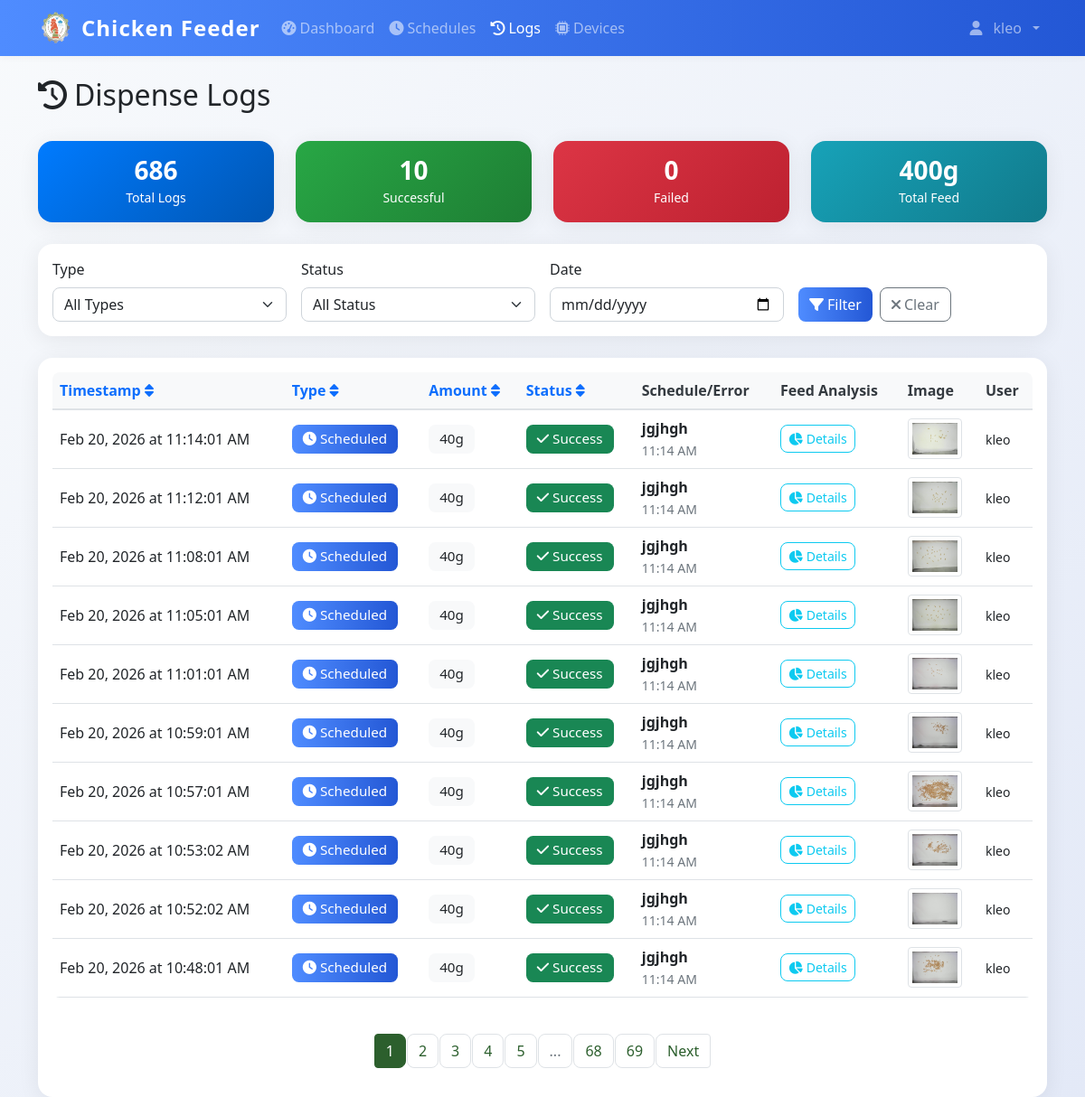
The page /logs (signed in) on the database as committed earlier.
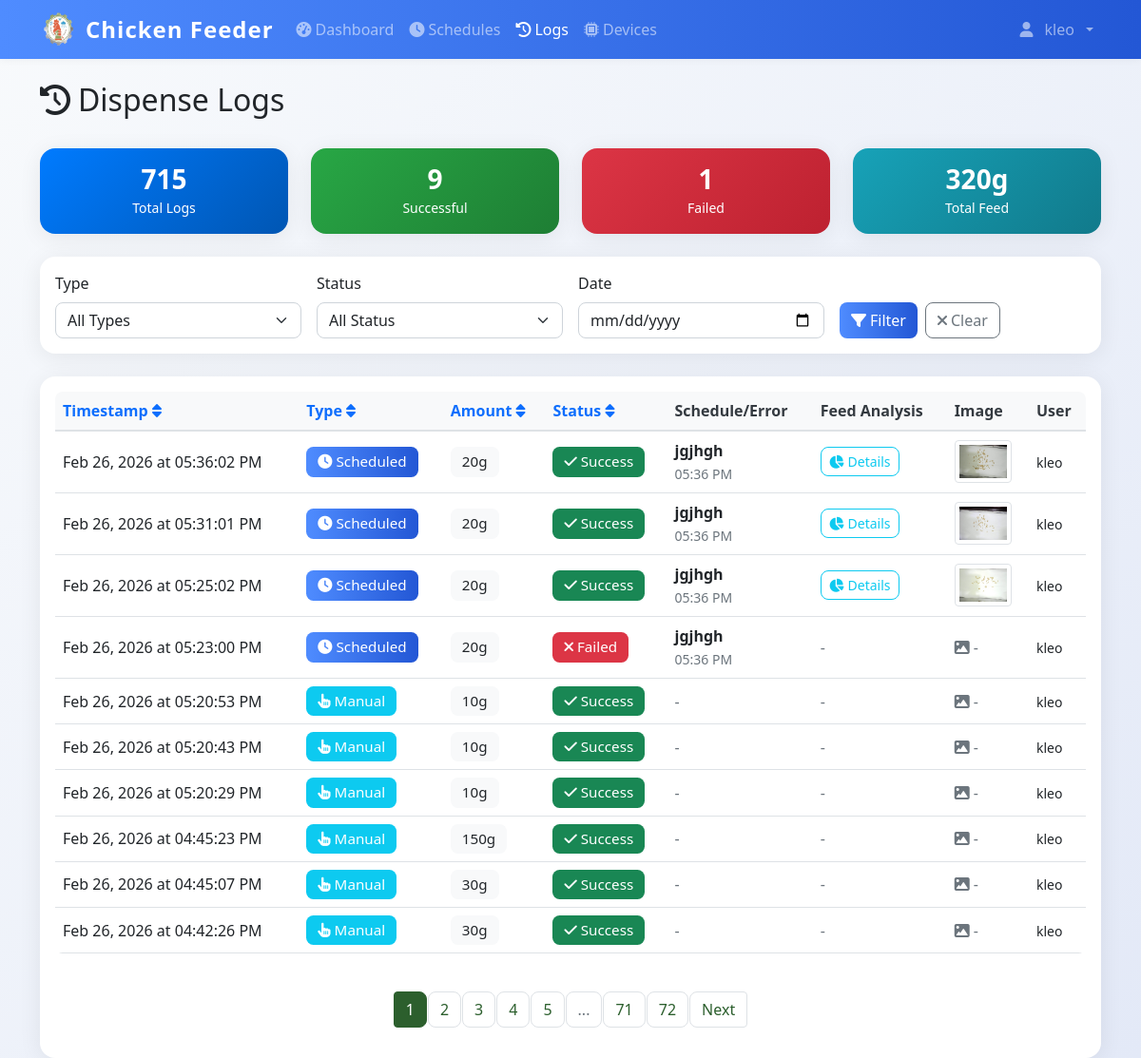
The same page on the database as committed later.
### models.py (models this page shows)
class DispenseLog(db.Model):
    id = db.Column(db.Integer, primary_key=True)
    timestamp = db.Column(db.DateTime, default=datetime.now, nullable=False)
    amount_grams = db.Column(db.Integer, nullable=False)
    trigger_type = db.Column(db.String(20), nullable=False)
    schedule_id = db.Column(db.Integer, db.ForeignKey('feed_schedule.id'), nullable=True)
    status = db.Column(db.String(20), default='success')
    error_message = db.Column(db.Text, nullable=True)
    image_path = db.Column(db.String(255), nullable=True)  # Path to captured feed image
    pellet_count = db.Column(db.Integer, nullable=True)  # Number of pellets detected in image
    grams_detected = db.Column(db.Float, nullable=True)  # Estimated grams of pellets in feeder
    grams_dispensed = db.Column(db.Integer, nullable=True)  # Actual amount dispensed by servo
    triggered_by = db.Column(db.Integer, db.ForeignKey('user.id'), nullable=True)
    schedule = db.relationship('FeedSchedule', backref=db.backref('dispense_logs', lazy=True))
    user = db.relationship('User', backref=db.backref('dispense_logs', lazy=True))

class FeedSchedule(db.Model):
    id = db.Column(db.Integer, primary_key=True)
    name = db.Column(db.String(100), nullable=False)
    feed_time = db.Column(db.Time, nullable=False)
    amount_grams = db.Column(db.Integer, nullable=False)
    is_active = db.Column(db.Boolean, default=True)
    created_by = db.Column(db.Integer, db.ForeignKey('user.id'), nullable=False)
    created_at = db.Column(db.DateTime, default=datetime.now)
    user = db.relationship('User', backref=db.backref('schedules', lazy=True))

class User(UserMixin, db.Model):
    id = db.Column(db.Integer, primary_key=True)
    username = db.Column(db.String(80), unique=True, nullable=False)
    email = db.Column(db.String(120), unique=True, nullable=False)
    password_hash = db.Column(db.String(120), nullable=False)
    iot_device_url = db.Column(db.String(255), nullable=True)  # e.g., 'http://192.168.1.100:5000' or 'pi_klei'
    is_admin = db.Column(db.Boolean, default=True)
    created_at = db.Column(db.DateTime, default=datetime.now)

### app.py (the view)
@app.route('/logs')
@login_required
def logs():
    page = request.args.get('page', 1, type=int)
    if not current_user.is_admin:
        logs = DispenseLog.query.filter_by(triggered_by=current_user.id).order_by(DispenseLog.timestamp.desc()).paginate(
            page=page, per_page=10, error_out=False
        )
    else:
        logs = DispenseLog.query.order_by(DispenseLog.timestamp.desc()).paginate(
            page=page, per_page=10, error_out=False
        )
    return render_template('logs.html', logs=logs)

### app.py (called while the page is built)
@login_manager.user_loader
def load_user(user_id):
    return db.session.get(User, int(user_id))

@app.context_processor
def inject_datetime():
    return {'datetime': datetime}

@app.before_request
def restrict_admin_from_user_pages():
    if current_user.is_authenticated and getattr(current_user, 'is_admin', False):
        if not request.path.startswith('/admin'):
            if not request.path.startswith('/static') and not request.path.startswith('/logout'):
                return redirect(url_for('admin.dashboard'))

### templates/logs.html (shortened to what the changed rows need)
{% extends "base.html" %}
{% block content %}
<div class="container mt-4">
    <div class="row mb-4">
        <div class="col">
            <h1 class="h2">
                <i class="fas fa-history me-2"></i>Dispense Logs
            </h1>
        </div>
    </div>
    {% if not logs or not logs.items %}
    <div class="text-center text-muted py-5">
        <i class="fas fa-clipboard-list fa-4x mb-3"></i>
        <h4>No Logs Available</h4>
        <p class="mb-4">No log data found. Dispense logs will appear here once you start feeding.</p>
        <a href="{{ url_for('dashboard') }}" class="btn btn-primary">
            <i class="fas fa-tachometer-alt me-2"></i>Go to Dashboard
        </a>
    </div>
    {% else %}
    <div class="row my-4">
        <div class="col-md-3">
            <div class="card bg-primary text-white">
                <div class="card-body text-center">
                    <h3 class="mb-0">{{ logs.total }}</h3>
                    <small>Total Logs</small>
                </div>
            </div>
        </div>
        <div class="col-md-3">
            <div class="card bg-success text-white">
                <div class="card-body text-center">
                    <h3 class="mb-0">{{ logs.items|selectattr('status', 'equalto', 'success')|list|length }}</h3>
                    <small>Successful</small>
                </div>
            </div>
        </div>
        <div class="col-md-3">
            <div class="card bg-danger text-white">
                <div class="card-body text-center">
                    <h3 class="mb-0">{{ logs.items|selectattr('status', 'equalto', 'failure')|list|length }}</h3>
                    <small>Failed</small>
                </div>
            </div>
        </div>
        <div class="col-md-3">
            <div class="card bg-info text-white">
                <div class="card-body text-center">
                    <h3 class="mb-0">{{ logs.items|sum(attribute='amount_grams') }}g</h3>
                    <small>Total Feed</small>
                </div>
            </div>
        </div>
    </div>
    <div class="card mb-4">
        <div class="card-body">
            <div class="row g-3">
                <div class="col-md-3">
                    <label for="filter-type" class="form-label">Type</label>
                    <select class="form-select" id="filter-type">
                        <option value="">All Types</option>
                    </select>
                </div>
                <div class="col-md-3">
                    <label for="filter-status" class="form-label">Status</label>
                    <select class="form-select" id="filter-status">
                        <option value="">All Status</option>
                    </select>
                </div>
                <div class="col-md-3">
                    <label for="filter-date" class="form-label">Date</label>
                    <input type="date" class="form-control" id="filter-date">
                </div>
                <div class="col-md-3">
                    <label class="form-label">&nbsp;</label>
                    <div class="d-flex gap-2">
                        <button class="btn btn-primary" onclick="applyFilters()">
                            <i class="fas fa-filter me-1"></i>Filter
                        </button>
                        <button class="btn btn-outline-secondary" onclick="clearFilters()">
                            <i class="fas fa-times me-1"></i>Clear
                        </button>
                    </div>
                </div>
            </div>
        </div>
    </div>
    <div class="card">
        <div class="card-body">
            {% if logs.items %}
            <div class="table-responsive">
                <table class="table table-hover">
                    <thead>
                        <tr>
                            <th>
                                <a href="#" onclick="sortTable('timestamp')" class="text-decoration-none">
                                    Timestamp <i class="fas fa-sort"></i>
                                </a>
                            </th>
                            <th>
                                <a href="#" onclick="sortTable('type')" class="text-decoration-none">
                                    Type <i class="fas fa-sort"></i>
                                </a>
                            </th>
                            <th>
                                <a href="#" onclick="sortTable('amount')" class="text-decoration-none">
                                    Amount <i class="fas fa-sort"></i>
                                </a>
                            </th>
                            <th>
                                <a href="#" onclick="sortTable('status')" class="text-decoration-none">
                                    Status <i class="fas fa-sort"></i>
                                </a>
                            </th>
                            <th>Schedule/Error</th>
                            <th>Feed Analysis</th>
                            <th>Image</th>
                            <th>User</th>
                        </tr>
                    </thead>
                    <tbody id="logs-table-body">
                        {% for log in logs.items %}
                        <tr class="log-row"
                            data-type="{{ log.trigger_type }}"
                            data-status="{{ log.status }}"
                            data-date="{{ log.timestamp.strftime('%Y-%m-%d') }}">
                            <td>
                                {{ log.timestamp.strftime('%b %d, %Y at %I:%M:%S %p') }}
                            </td>
                            <td>
                                {% if log.trigger_type == 'manual' %}
                                    <span class="badge bg-info">
                                        <i class="fas fa-hand-pointer me-1"></i>Manual
                                    </span>
                                {% else %}
                                    <span class="badge bg-primary">
                                        <i class="fas fa-clock me-1"></i>Scheduled
                                    </span>
                                {% endif %}
                            </td>
                            <td>
                                <span class="badge bg-light text-dark">{{ log.amount_grams }}g</span>
                            </td>
                            <td>
                                {% if log.status == 'success' %}
                                    <span class="badge bg-success">
                                        <i class="fas fa-check me-1"></i>Success
                                    </span>
                                {% else %}
                                    <span class="badge bg-danger">
                                        <i class="fas fa-times me-1"></i>Failed
                                    </span>
                                {% endif %}
                            </td>
                            <td style="max-width: 350px;">
                                {% if log.schedule %}
                                    <div>
                                        <strong>{{ log.schedule.name }}</strong>
                                    </div>
                                    <small class="text-muted">{{ log.schedule.feed_time.strftime('%I:%M %p') }}</small>
                                {% elif log.error_message %}
                                    <div class="text-danger" title="{{ log.error_message }}" style="cursor: help;">
                                        <i class="fas fa-exclamation-triangle me-1"></i>
                                        <small>{{ log.error_message[:100] }}{% if log.error_message|length > 100 %}...{% endif %}</small>
                                    </div>
                                {% else %}
                                    <span class="text-muted">-</span>
                                {% endif %}
                            </td>
                            <td>
                                {% if log.pellet_count is not none or log.grams_detected is not none or log.grams_dispensed is not none %}
                                    <button class="btn btn-sm btn-outline-info"
                                            onclick="showFeedDetails({{ log.pellet_count or 0 }}, {{ log.grams_detected or 0 }}, {{ log.grams_dispensed or 0 }}, {{ log.amount_grams }})"
                                            title="View feed analysis details">
                                        <i class="fas fa-chart-pie me-1"></i>Details
                                    </button>
                                {% else %}
                                    <span class="text-muted">-</span>
                                {% endif %}
                            </td>
                            <td>
                                {% if log.image_path %}
                                    <img src="{{ url_for('static', filename=log.image_path) }}"
                                         alt="Feed Image"
                                         class="img-thumbnail"
                                         style="width: 60px; height: 45px; object-fit: cover; cursor: pointer;"
                                         onclick="viewImage('{{ url_for('static', filename=log.image_path) }}', {{ log.id }})"
                                         title="Click to view full image">
                                {% else %}
                                    <span class="text-muted"><i class="fas fa-image"></i> -</span>
                                {% endif %}
                            </td>
                            <td>
                                {% if log.user %}
                                    <small>{{ log.user.username }}</small>
                                {% else %}
                                    <small class="text-muted">System</small>
                                {% endif %}
                            </td>
                        </tr>
                        {% endfor %}
                    </tbody>
                </table>
            </div>
            {% if logs.pages > 1 %}
            <nav aria-label="Logs pagination" class="mt-4">
                <ul class="pagination justify-content-center">
                    {% for page_num in logs.iter_pages() %}
                        {% if page_num %}
                            {% if page_num != logs.page %}
                                <li class="page-item">
                                    <a class="page-link" href="{{ url_for('logs', page=page_num) }}">{{ page_num }}</a>
                                </li>
                            {% else %}
                                <li class="page-item active">
                                    <span class="page-link">{{ page_num }}</span>
                                </li>
                            {% endif %}
                        {% else %}
                            <li class="page-item disabled">
                                <span class="page-link">...</span>
                            </li>
                        {% endif %}
                    {% endfor %}
                    {% if logs.has_next %}
                        <li class="page-item">
                            <a class="page-link" href="{{ url_for('logs', page=logs.next_num) }}">Next</a>
                        </li>
                    {% endif %}
                </ul>
            </nav>
            {% endif %}
            {% endif %}
        </div>
    </div>
</div>
{% endif %}
{% endblock %}

Rows that differ between the two databases and show on the page:
no longer on this page (row unchanged): DispenseLog: timestamp "Feb 20, 2026 at 11:14:01 AM", trigger_type "scheduled" (drawn), amount_grams "40", status "success" (drawn), schedule.name "jgjhgh", schedule.feed_time "11:14 AM", image_path (picture), user.username "kleo"
no longer on this page (row unchanged): DispenseLog: timestamp "Feb 20, 2026 at 11:12:01 AM", trigger_type "scheduled" (drawn), amount_grams "40", status "success" (drawn), schedule.name "jgjhgh", schedule.feed_time "11:14 AM", image_path (picture), user.username "kleo"
no longer on this page (row unchanged): DispenseLog: timestamp "Feb 20, 2026 at 11:08:01 AM", trigger_type "scheduled" (drawn), amount_grams "40", status "success" (drawn), schedule.name "jgjhgh", schedule.feed_time "11:14 AM", image_path (picture), user.username "kleo"
no longer on this page (row unchanged): DispenseLog: timestamp "Feb 20, 2026 at 11:05:01 AM", trigger_type "scheduled" (drawn), amount_grams "40", status "success" (drawn), schedule.name "jgjhgh", schedule.feed_time "11:14 AM", image_path (picture), user.username "kleo"
no longer on this page (row unchanged): DispenseLog: timestamp "Feb 20, 2026 at 11:01:01 AM", trigger_type "scheduled" (drawn), amount_grams "40", status "success" (drawn), schedule.name "jgjhgh", schedule.feed_time "11:14 AM", image_path (picture), user.username "kleo"
no longer on this page (row unchanged): DispenseLog: timestamp "Feb 20, 2026 at 10:59:01 AM", trigger_type "scheduled" (drawn), amount_grams "40", status "success" (drawn), schedule.name "jgjhgh", schedule.feed_time "11:14 AM", image_path (picture), user.username "kleo"
no longer on this page (row unchanged): DispenseLog: timestamp "Feb 20, 2026 at 10:57:01 AM", trigger_type "scheduled" (drawn), amount_grams "40", status "success" (drawn), schedule.name "jgjhgh", schedule.feed_time "11:14 AM", image_path (picture), user.username "kleo"
no longer on this page (row unchanged): DispenseLog: timestamp "Feb 20, 2026 at 10:53:02 AM", trigger_type "scheduled" (drawn), amount_grams "40", status "success" (drawn), schedule.name "jgjhgh", schedule.feed_time "11:14 AM", image_path (picture), user.username "kleo"
no longer on this page (row unchanged): DispenseLog: timestamp "Feb 20, 2026 at 10:52:02 AM", trigger_type "scheduled" (drawn), amount_grams "40", status "success" (drawn), schedule.name "jgjhgh", schedule.feed_time "11:14 AM", image_path (picture), user.username "kleo"
no longer on this page (row unchanged): DispenseLog: timestamp "Feb 20, 2026 at 10:48:01 AM", trigger_type "scheduled" (drawn), amount_grams "40", status "success" (drawn), schedule.name "jgjhgh", schedule.feed_time "11:14 AM", image_path (picture), user.username "kleo"
added DispenseLog: timestamp "Feb 26, 2026 at 05:36:02 PM", trigger_type "scheduled" (drawn), amount_grams "20", status "success" (drawn), schedule.name "jgjhgh", schedule.feed_time "05:36 PM", image_path (picture), user.username "kleo"
added DispenseLog: timestamp "Feb 26, 2026 at 05:31:01 PM", trigger_type "scheduled" (drawn), amount_grams "20", status "success" (drawn), schedule.name "jgjhgh", schedule.feed_time "05:36 PM", image_path (picture), user.username "kleo"
added DispenseLog: timestamp "Feb 26, 2026 at 05:25:02 PM", trigger_type "scheduled" (drawn), amount_grams "20", status "success" (drawn), schedule.name "jgjhgh", schedule.feed_time "05:36 PM", image_path (picture), user.username "kleo"
added DispenseLog: timestamp "Feb 26, 2026 at 05:23:00 PM", trigger_type "scheduled" (drawn), amount_grams "20", status "failure" (drawn), schedule.name "jgjhgh", schedule.feed_time "05:36 PM", user.username "kleo"
added DispenseLog: timestamp "Feb 26, 2026 at 05:20:53 PM", trigger_type "manual" (drawn), amount_grams "10", status "success" (drawn), user.username "kleo"
added DispenseLog: timestamp "Feb 26, 2026 at 05:20:43 PM", trigger_type "manual" (drawn), amount_grams "10", status "success" (drawn), user.username "kleo"
added DispenseLog: timestamp "Feb 26, 2026 at 05:20:29 PM", trigger_type "manual" (drawn), amount_grams "10", status "success" (drawn), user.username "kleo"
added DispenseLog: timestamp "Feb 26, 2026 at 04:45:23 PM", trigger_type "manual" (drawn), amount_grams "150", status "success" (drawn), user.username "kleo"
added DispenseLog: timestamp "Feb 26, 2026 at 04:45:07 PM", trigger_type "manual" (drawn), amount_grams "30", status "success" (drawn), user.username "kleo"
added DispenseLog: timestamp "Feb 26, 2026 at 04:42:26 PM", trigger_type "manual" (drawn), amount_grams "30", status "success" (drawn), user.username "kleo"
Other text that changed with them:
{{ logs.total }}: "686" → "715"
{{ logs.items|selectattr('status', 'equalto', 'success')|list|length }}: "10" → "9"
{{ logs.items|selectattr('status', 'equalto', 'failure')|list|length }}: "0" → "1"
{{ logs.items|sum(attribute='amount_grams') }}: "400" → "320"
new list line: "71"
new list line: "72"
list line gone: "68"
list line gone: "69"
